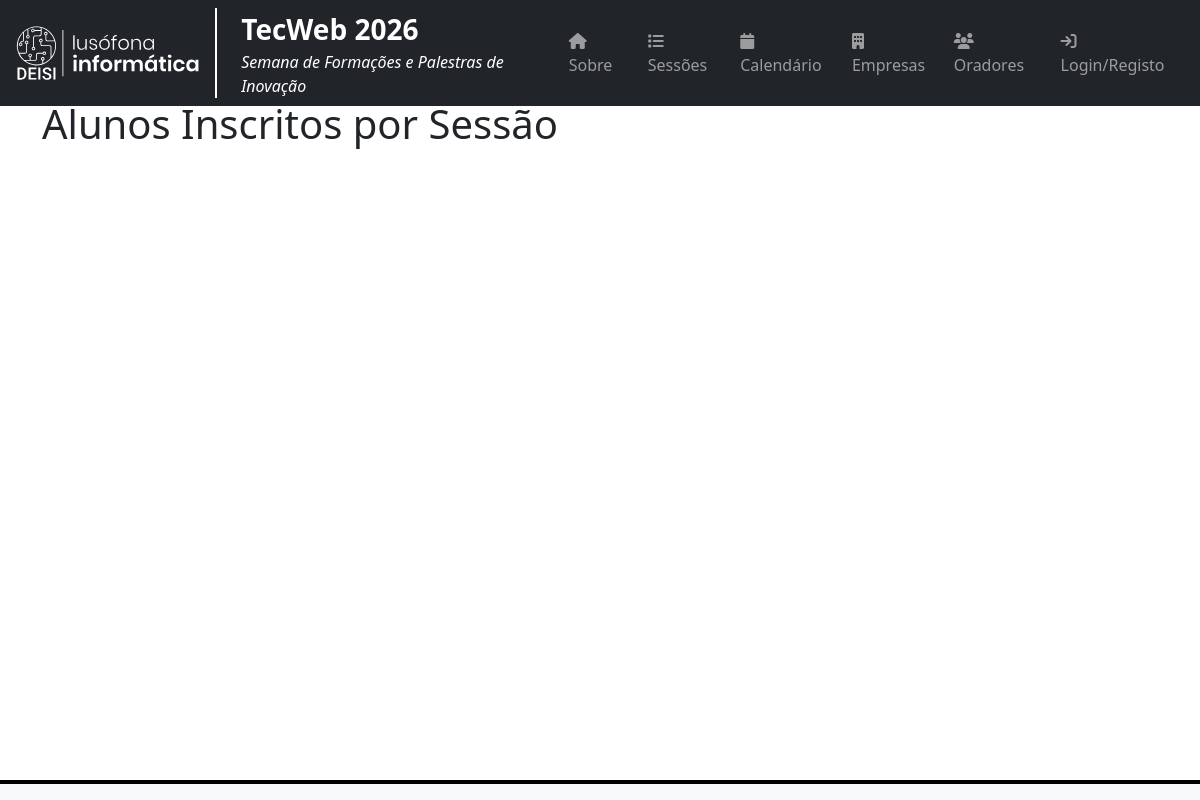
The page /ver/alunos-por-sessao/ on the database as committed earlier.
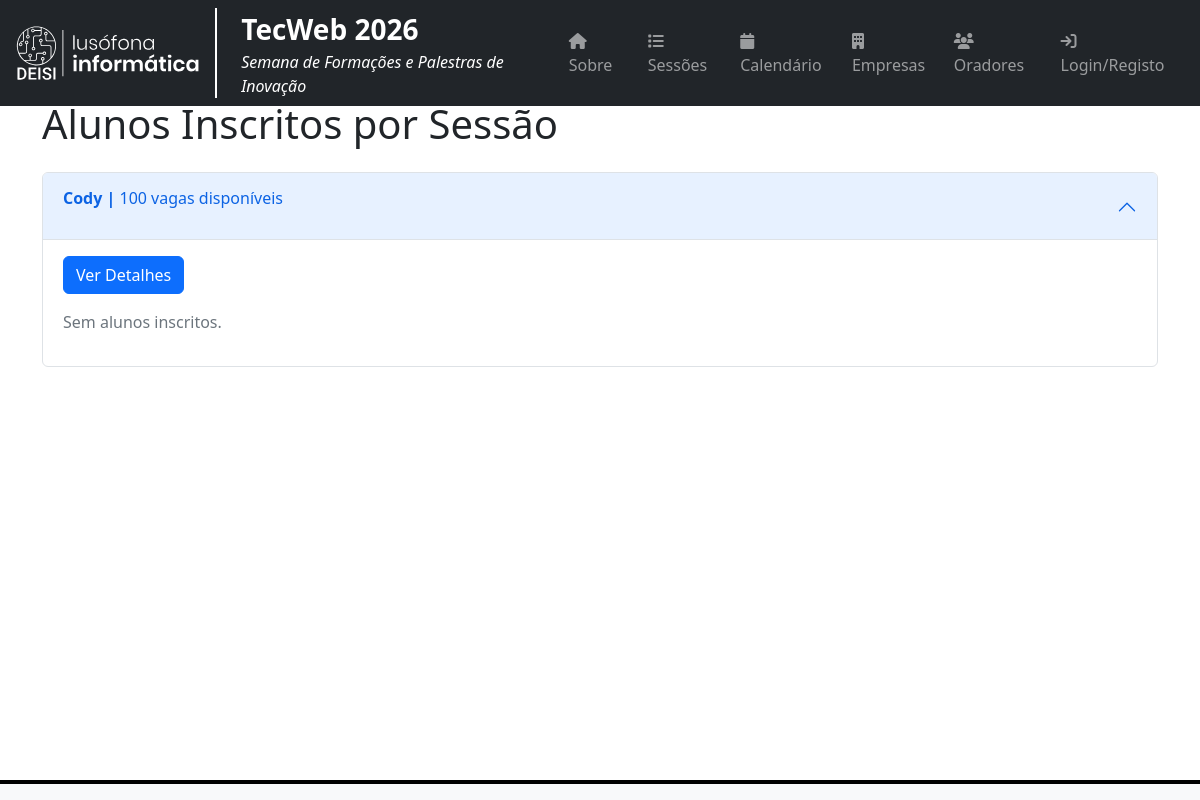
The same page on the database as committed later.
### tecweb/models.py (models this page shows, shortened)
class SessaoEvento(models.Model):
    ano = models.IntegerField()
    titulo = models.CharField(max_length=255, default='', null=True, blank=True)
    titulo_curto = models.CharField(max_length=255, default='', null=True, blank=True)
    entidades = models.ManyToManyField(Entidade, related_name="sessoes")
    foto_capa = models.ImageField(upload_to='tecweb/fotos', null = True, blank = True)
    sala = models.CharField(max_length=255, default='', null=True, blank=True)
    morada = models.TextField(default='', null=True, blank=True)
    oradores = models.ManyToManyField(Orador, related_name="sessoes", blank=True)
    tipo = models.ForeignKey(Tipo, on_delete=models.CASCADE, null=True, blank=True, default=None)
    objetivo = models.TextField(default='', null=True, blank=True)
    prerequisitos = models.TextField(default='', blank=True)
    topicos = models.TextField(default='', null=True, blank=True)
    metodologia = models.TextField(default='', null=True, blank=True)
    resultados_esperados = models.TextField(default='', null=True, blank=True)
    duracao = models.TextField(default='', null=True, blank=True)
    ferramentas = models.TextField(default='', null=True, blank=True)
    recursos_necessarios = models.TextField(default='', null=True, blank=True)
    vagas_totais = models.IntegerField(default=20)  # Total de vagas da sessão
    inscricao_alargada = models.BooleanField()
    @property
    def vagas_disponiveis(self):
        inscritos_count = Inscricao.objects.filter(sessao=self).count()
        return self.vagas_totais - inscritos_count

### tecweb/views.py (the view)
# urls.py: path('ver/alunos-por-sessao/', views.alunos_por_sessao, name='alunos_por_sessao'),
def alunos_por_sessao(request):
    superuser=None
    if request.user.is_authenticated:
        email = request.user.email
        superuser = User.objects.filter(email=email, is_superuser=True).first()
        if not superuser:
            return redirect('tecweb:register')
    sessoes = SessaoEvento.objects.filter(ano=ano_atual)
    sessoes_com_inscritos = [
        {
            'sessao': sessao,
            'inscritos': Inscricao.objects.filter(sessao=sessao).select_related('aluno__user')
        }
        for sessao in sessoes
    ]
    return render(request, 'tecweb/alunos_por_sessao.html', {'sessoes_com_inscritos': sessoes_com_inscritos, 'superuser': superuser,})

### tecweb/templates/tecweb/alunos_por_sessao.html
{% extends "tecweb/layout.html" %}
{% block content %}
    <div class="container mt-4">
        <h1 class="mb-4">Alunos Inscritos por Sessão</h1>
        <div class="accordion" id="sessoesAccordion">
            {% for item in sessoes_com_inscritos %}
            <div class="accordion-item">
                <h2 class="accordion-header" id="heading{{ forloop.counter }}">
                    <button class="accordion-button {% if not forloop.first %}collapsed{% endif %}" type="button" data-bs-toggle="collapse" data-bs-target="#collapse{{ forloop.counter }}" aria-expanded="{% if forloop.first %}true{% else %}false{% endif %}" aria-controls="collapse{{ forloop.counter }}">
                        <p><span class="fw-bold">{{ item.sessao.titulo_curto }} | </span>{{ item.sessao.vagas_disponiveis }} vagas disponíveis</p>
                    </button>
                </h2>
                <div id="collapse{{ forloop.counter }}" class="accordion-collapse collapse {% if forloop.first %}show{% endif %}" aria-labelledby="heading{{ forloop.counter }}" data-bs-parent="#sessoesAccordion">
                    <div class="accordion-body">
                        <a href="{% url 'tecweb:sessao_inscritos' item.sessao.id %}" class="btn btn-primary mb-3">Ver Detalhes</a>
                        {% if item.inscritos %}
                        <a href="{% url 'tecweb:exportar_inscritos' item.sessao.id %}" class="btn btn-secondary mb-3">Exportar CSV</a>
                        <ul class="list-group">
                            {% for inscricao in item.inscritos %}
                            <li class="list-group-item">
                                <strong>{{ inscricao.aluno.user.get_full_name }}</strong> ({{ inscricao.aluno.numero_aluno }}) - <strong>{{ inscricao.aluno.user.email }}</strong> | {{ inscricao.aluno.ano_curricular }}º ano | {{ inscricao.aluno.curso }}
                            </li>
                            {% endfor %}
                        </ul>
                        {% else %}
                        <p class="text-muted">Sem alunos inscritos.</p>
                        {% endif %}
                    </div>
                </div>
            </div>
            {% endfor %}
        </div>
    </div>
{% endblock %}

### tecweb/templates/tecweb/layout.html (shortened to what this page needs)
<!DOCTYPE html>
<html lang="pt">
<head>
	<link href="//cdn.jsdelivr.net/npm/bootstrap@5.2.3/dist/css/bootstrap.min.css" rel="stylesheet">
	<link href="//cdn.jsdelivr.net/npm/bootstrap-icons@1.10.3/font/bootstrap-icons.css" rel="stylesheet">
	<link rel="stylesheet" href="https://cdnjs.cloudflare.com/ajax/libs/font-awesome/6.5.1/css/all.min.css">
	<link rel="stylesheet" type="text/css" href="/static/tecweb/style.css">
</head>
<body>
	<header class="navbar fixed-top navbar-expand-lg navbar-dark bg-dark">
		<div class="container-fluid" style="display:flex; flex-direction:row; justify-content: space-around;">
			<div style="display:flex; flex-direction:row; justify-content: flex-start; gap:10px;">
				<div style="border-left:2px solid white;">
					<div>
						<a id="tecweb" class="navbar-brand m-2 ms-4 fs-3 fw-semibold"
							href="{% url 'tecweb:calendario' %}">
							TecWeb 2026
						</a>
					</div>
					<div class="ms-4 d-none d-md-block text-white fst-italic fw-light">Semana de Formações e Palestras
						de Inovação</div>
				</div>
			</div>
			<div>
				<div class="collapse navbar-collapse" id="expenses-navbar-collapse-1">
					<ul class="navbar-nav">
						<li class="nav-item">
							<a class="nav-link" href="{% url 'tecweb:about' %}" aria-expanded="false">
								<i class="fa fa-home" aria-hidden="true"></i> Sobre
							</a>
						</li>
						<li class="nav-item">
							<a class="nav-link" href="{% url 'tecweb:sessoes' %}" aria-expanded="false">
								<i class="fa fa-list" aria-hidden="true"></i> Sessões
							</a>
						</li>
						<li class="nav-item">
							<a class="nav-link" href="{% url 'tecweb:calendario' %}" aria-expanded="false">
								<i class="fa fa-calendar" aria-hidden="true"></i> Calendário
							</a>
						</li>
						<li class="nav-item">
							<a class="nav-link" href="{% url 'tecweb:empresas' %}" aria-expanded="false">
								<i class="fa fa-building" aria-hidden="true"></i> Empresas
							</a>
						</li>
						<li class="nav-item">
							<a class="nav-link" href="{% url 'tecweb:oradores' %}" aria-expanded="false">
								<i class="fa fa-users" aria-hidden="true"></i> Oradores
							</a>
						</li>
						{% if 'numero_aluno' in request.session or 'user__email_address' in request.session or request.user.is_authenticated %}
						<li class="nav-item">
							<a class="nav-link" href="{% url 'tecweb:logout' %}">
								<i class="fa fa-sign-out" aria-hidden="true"></i> Logout
							</a>
						</li>
						{% else %}
						<li class="nav-item">
							<a class="nav-link" href="{% url 'tecweb:login' %}">
								<i class="fa fa-sign-in" aria-hidden="true"></i> Login/Registo
							</a>
						</li>
						{% endif %}
						{% load group_filters %}
					</ul>
				</div>
			</div>
		</div>
	</header>
	{% block content %}
	{% endblock %}
	<footer class="navbar fixed-bottom bg-light p-2" style="border-top:4px solid black;">
	</footer>
</body>
</html>

Rows that differ between the two databases and show on the page:
now on this page (row edited): SessaoEvento: sessao.titulo_curto "Cody", sessao.vagas_disponiveis "100"
